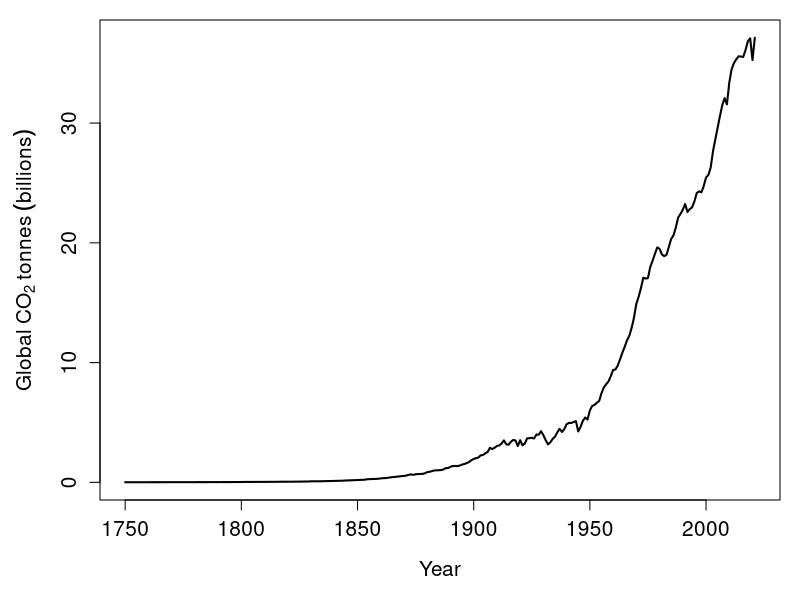
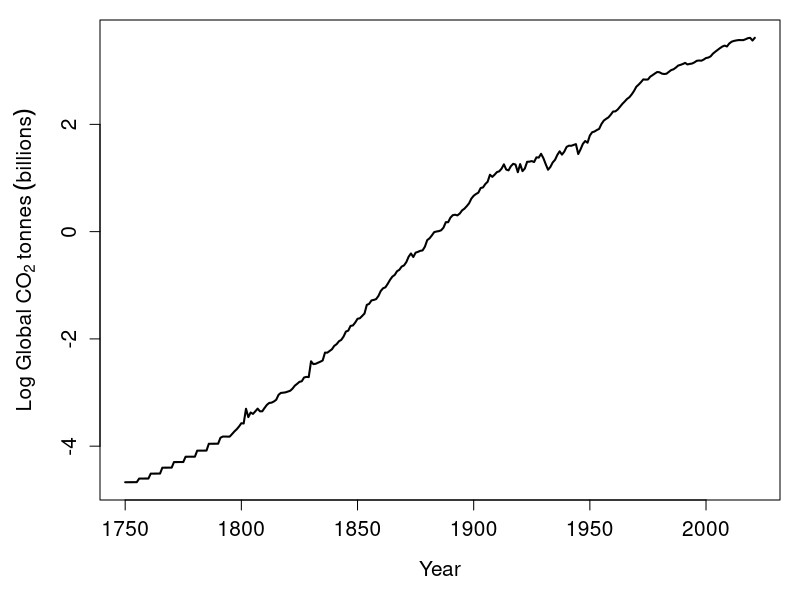

The R script that drew these images, in order: (Note: this script raises an error after producing the figures.)
## ---- chunk 1
CO2_emissions   <- read.csv(file = "data/CO2_emissions.csv");
global_CO2      <- CO2_emissions[CO2_emissions[,1] == "World",];
tonnes_billion  <- global_CO2[,4] / 1000000000;
the_ylab        <- expression(Global~CO[2]~tonnes~(billions));
par(mar = c(5, 5, 1, 1));
plot(x = global_CO2[,3], y = tonnes_billion, type = "l", lwd = 2, 
     xlab = "Year", ylab = the_ylab, cex.axis = 1.25, cex.lab = 1.25);
## ---- chunk 2
CO2_emissions   <- read.csv(file = "data/CO2_emissions.csv");
global_CO2      <- CO2_emissions[CO2_emissions[,1] == "World",];
tonnes_billion  <- global_CO2[,4] / 1000000000;
the_ylab        <- expression(Log~Global~CO[2]~tonnes~(billions));
par(mar = c(5, 5, 1, 1));
plot(x = global_CO2[,3], y = log(tonnes_billion), type = "l", lwd = 2, 
     xlab = "Year", ylab = the_ylab, cex.axis = 1.25, cex.lab = 1.25);
## ---- chunk 3
knitr::include_graphics("img/becky_field.png")
## ---- chunk 4
knitr::include_graphics("img/handwritten_data.jpg")
## ---- chunk 5
knitr::include_graphics("img/wasp_data_spreadsheet.png")
## ---- chunk 6
knitr::include_graphics("img/Ficus_petiolaris.jpg")
## ---- chunk 7
knitr::include_graphics("img/handwritten_data.jpg")
## ---- chunk 8
knitr::include_graphics("img/Ch1_Ex1a.png")
## ---- chunk 9
knitr::include_graphics("img/Ch1_Ex1_seeds1.jpg")
## ---- chunk 10
knitr::include_graphics("img/Ch1_Ex1_seeds2.jpg")
## ---- chunk 11
wasps_cross_table <- read.csv("data/wasps_cross_table.csv");
knitr::kable(wasps_cross_table, format = "simple", table.envir = "table",
             caption = "An efficient but untidy way to present count data. Counts of different species of fig wasps (rows) are from 5 different fig fruits (columns). Data were originally collected from Baja, Mexico in 2010.");
## ---- chunk 12
knitr::include_graphics("img/spreadsheet_tabs.png");
## ---- chunk 13
knitr::include_graphics("img/Ch1_Ex3_tidy.png");
